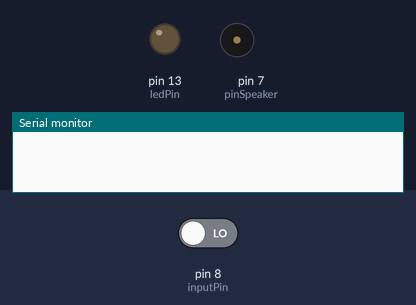
The sketch below on a simulated Arduino Uno, built with avr-gcc and run on an emulated ATmega328P. Shown: output pins drawn as LEDs (lit = HIGH), buzzer (waves = sounding), the last lines printed to the serial monitor. The inputs (shaded band) are chosen by the test bench; at power-on: pin 8 (inputPin) LOW.

Above: at 1.4 s.
1.5 s: pin 8 (inputPin) driven HIGH
At 2.14 s:
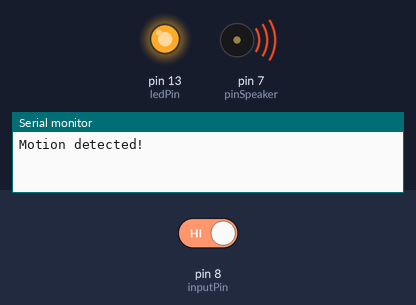
4.5 s: pin 8 (inputPin) driven LOW
At 4.59 s:
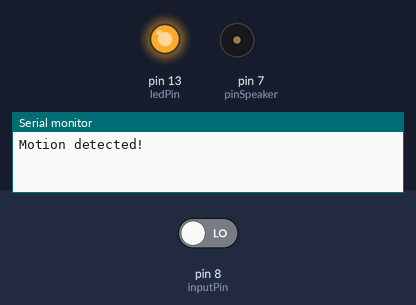
Timing chart, 0 to 7.5 s (numbered marks = the images above; inputs shaded):
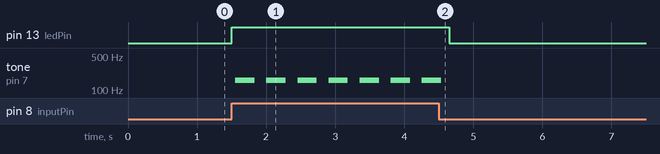

The sketch:

burglar_alarm_arduino_project.ino
```cpp
int ledPin = 13; // This defines the LED pin
int inputPin = 8; // This defines the PIR sensor pin
int pirState = LOW; // This variable store PIR state
int val = 0; // This variable store the sensor value
int pinSpeaker = 7; // Defines the Speaker pin

// The Setup function runs once the program starts
void setup()
{
pinMode(ledPin, OUTPUT); // Sets the LED pin as an output
pinMode(inputPin, INPUT); // Sets the PIR sensor pin as input
pinMode(pinSpeaker, OUTPUT); // Sets the speaker pin as an output
Serial.begin(9600);
}


// The main loop to run repeatedly after setup
void loop()
{
val = digitalRead(inputPin); // This reads the PIR sensor value
if (val == HIGH) // If it reads high, motion is detected
{
digitalWrite(ledPin, HIGH); // This turns the LED on when a motion is detected
playTone(300, 160); // This defines the tone playing on the speaker
delay(150); // It waits for 150 milliseconds

if (pirState == LOW)
{
Serial.println("Motion detected!"); // This prints "Motion detected!" to the serial monitor
pirState = HIGH; // Updates the PIR state to be high
}
}
 else // If no motion is detected
{
digitalWrite(ledPin, LOW); // This turns off the LED
playTone(0, 0); // This stops the speaker
delay(300); // It delays for 300 milliseconds

if (pirState == HIGH)
{
Serial.println("Motion ended!");
pirState = LOW;
}
}
}

// This function will play a tone on the speaker
void playTone(long duration, int freq)
{
duration *= 1000;
int period = (1.0 / freq) * 1000000;
long elapsed_time = 0;
while (elapsed_time < duration)
{
digitalWrite(pinSpeaker,HIGH); // Turns on the speaker
delayMicroseconds(period / 2); // Waits for half the period set
digitalWrite(pinSpeaker, LOW); // Turns off the speaker
delayMicroseconds(period / 2); // Waits for the other half of the period
elapsed_time += (period);
}
}
```

Measured:
- after the input at 1.5 s, pin 13 (ledPin): LOW → HIGH at once; tone on pin 7 (pinSpeaker): alternates 160 Hz for 0.28 s and silent for 0.17 s, starting after 0.05 s
- after the input at 4.5 s, pin 13 (ledPin): HIGH → LOW after 0.15 s; tone on pin 7 (pinSpeaker): goes on until 4.5 s, then stays silent
